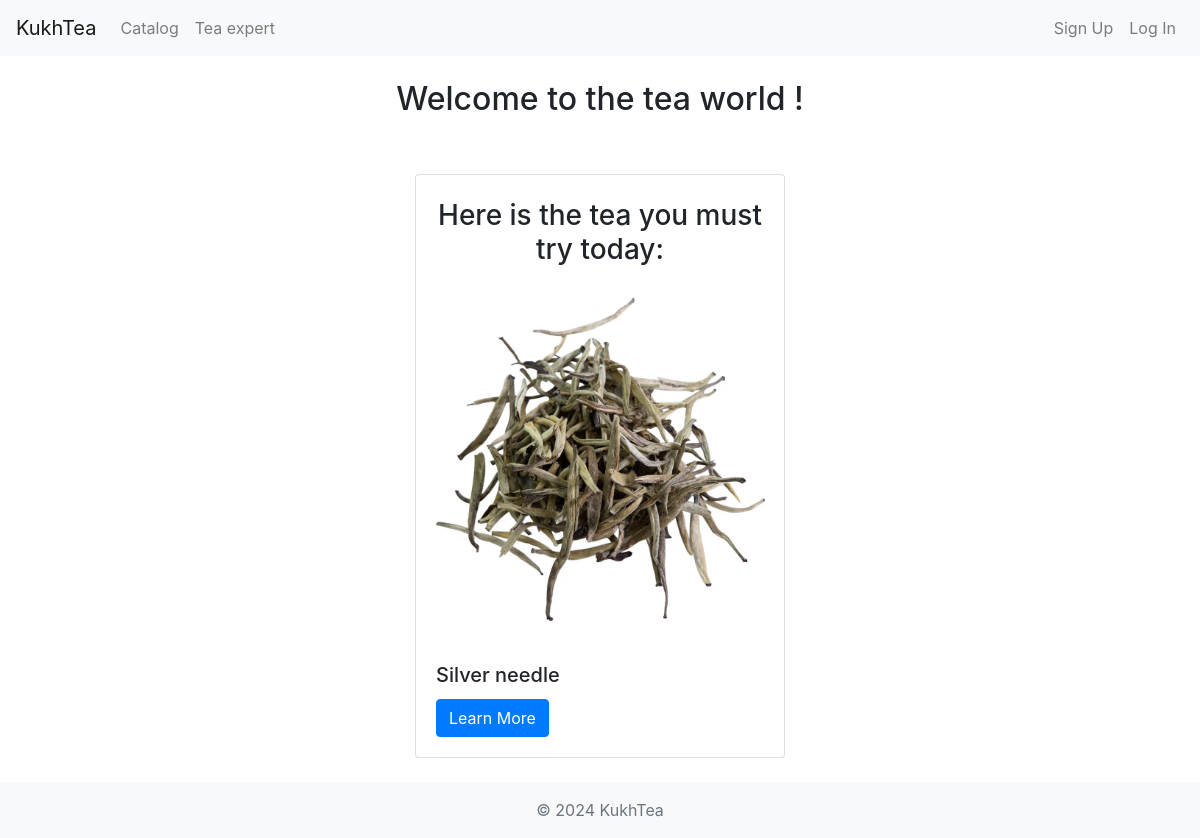
The page / on the database its author committed.
### app/models.py (models this page shows, shortened)
class Product(models.Model):
	name = models.CharField(max_length=100)
	category = models.ForeignKey(Category, on_delete=models.CASCADE, default=1)
	description = models.CharField(max_length=250, default='', blank=True, null=True)
	image = models.ImageField(upload_to='uploads/product/')
	favourite = models.ManyToManyField(User, related_name='favourite_products')

### app/views.py (the view)
# urls.py: path('', views.home, name="Home"),
def home(request):
    products = Product.objects.all()
    if products:
        random_product = random.choice(products)
        return render(request, "home.html", {'random_product': random_product})
    else:
        return render(request, "home.html", {})

### app/templates/home.html (shortened to what this page needs)
{% extends "index.html" %}
{% block content %}
{% load static %}
    <div class="container">
        <div class="row justify-content-center">
          <div class="col-md-6">
            <br/>
            {% if user.is_authenticated %}
            <h2 class="text-center"> Hello, {{ user.username }} ! </h2>
            {% else %}
            <h2 class="text-center"> Welcome to the tea world ! </h2>
            {% endif %}
          </div>
        </div>
      </div>
      <div class="container-fluid mt-5">
        <div class="row justify-content-center">
            <div class="col-md-4">
                <div class="card mb-4">
                    <br/>
                    {% if random_product and random_product.pk %}
                    <h3 class="text-center"> Here is the tea you must try today: </h3>
                    <img src="{{ random_product.image.url }}" class="card-img-top" alt="Green Tea">
                    <div class="card-body">
                        <h5 class="card-title">{{ random_product.name }}</h5>
                        <a href="{% url 'Product' random_product.pk %}" class="btn btn-primary">Learn More</a>
                    </div>
                    {% endif %}
                </div>
            </div>
        </div>
    </div>
{% endblock %}

### assets/style/style.css (style rules this page uses)
html, body { height: 100%; }

### rows shown on the page
Product: image (picture), name "Silver needle"
